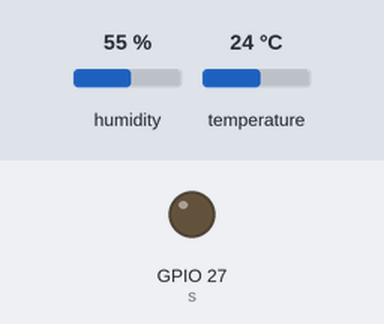
Simulated run of this sketch. Board: ESP32. On the bench: output pins drawn as LEDs (lit = HIGH). The test bench sets the inputs (shaded band); at power-on: temperature 24 °C, humidity 55 %. What the sketch prints to the serial monitor is not drawn.

Above: at 2.8 s.
2.9 s: temperature set to 27 °C
At 5.1 s:
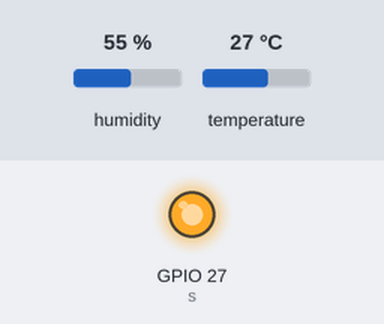
5.6 s: temperature set to 12 °C
At 7.5 s:
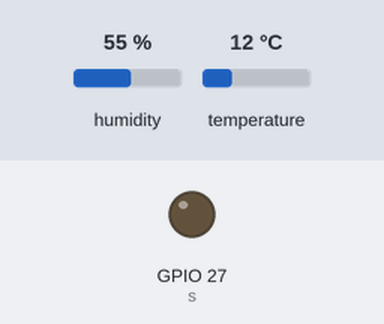
11.6 s: temperature set to 28 °C
At 13.4 s:
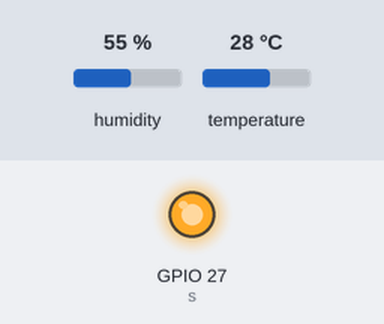
Timing chart, 0 to 14.9 s (numbered marks = the images above; inputs shaded):
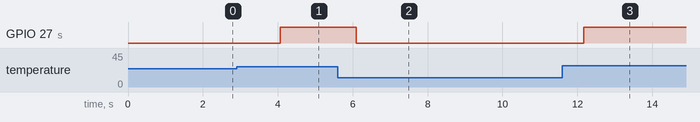

The sketch:

WK6-DHT11.ino
```cpp
#include "DHT.h"  //引入函式庫
#define DHT11PIN 14
#define s 27
DHT dht(DHT11PIN, DHT11); //宣告DHT物件

void setup()
{
  Serial.begin(115200);
  dht.begin();  //DHT物件啟動
    pinMode(s,OUTPUT);
}

void loop()
{

  float humi = dht.readHumidity();  //DHT讀取濕度
  float temp = dht.readTemperature(); //DHT讀取溫度
  if(temp>25)digitalWrite(27,HIGH);
  else digitalWrite(27,LOW);
  Serial.print("Temperature: ");
  Serial.print(temp);
  Serial.print("ºC ");
  Serial.print("Humidity: ");
  Serial.println(humi);
}
```

Measured:
- the behaviour switches between 25 and 26 °C on temperature (found by bisection; images 0 and 1)
- after the input at 2.9 s, GPIO 27 (s): LOW → HIGH after 1.2 s
- after the input at 5.6 s, GPIO 27 (s): HIGH → LOW after 0.49 s
- after the input at 11.6 s, GPIO 27 (s): LOW → HIGH after 0.56 s
